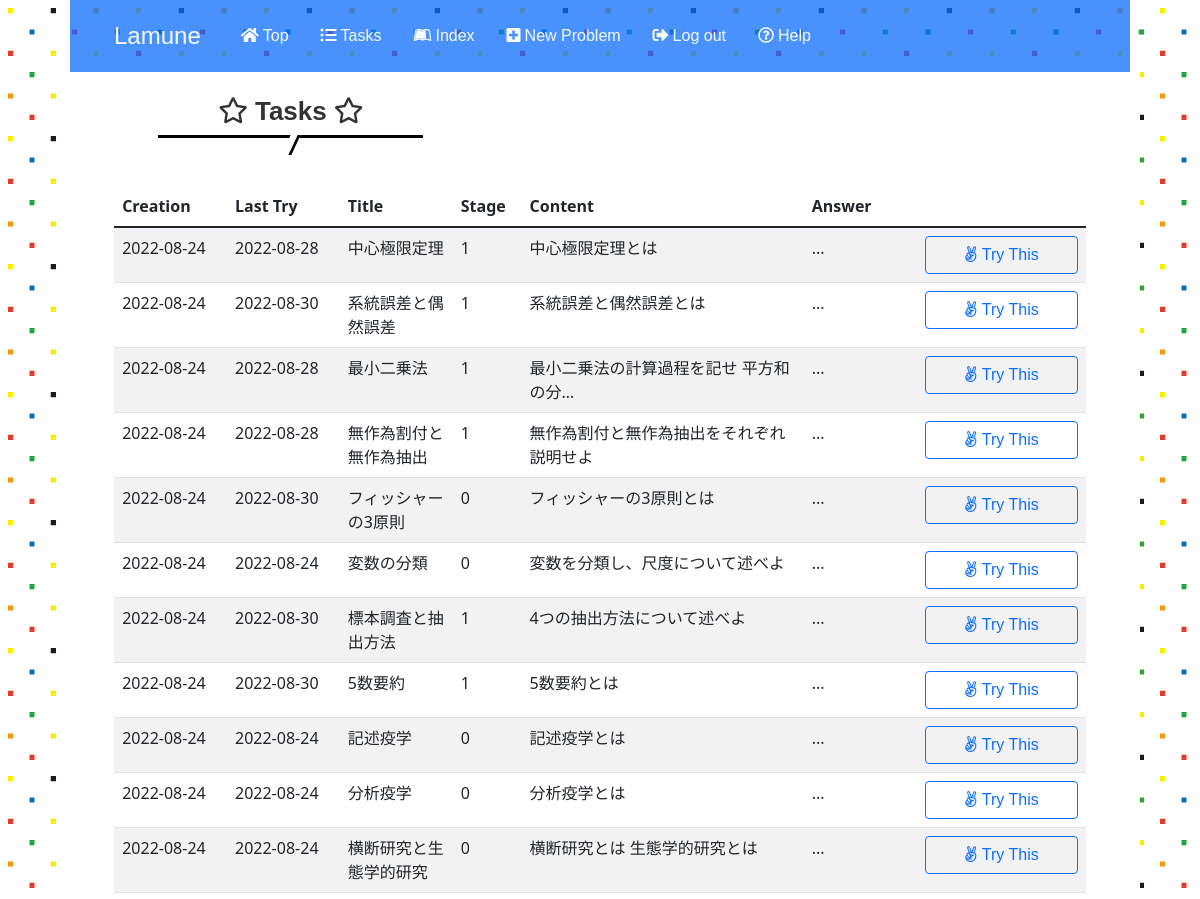
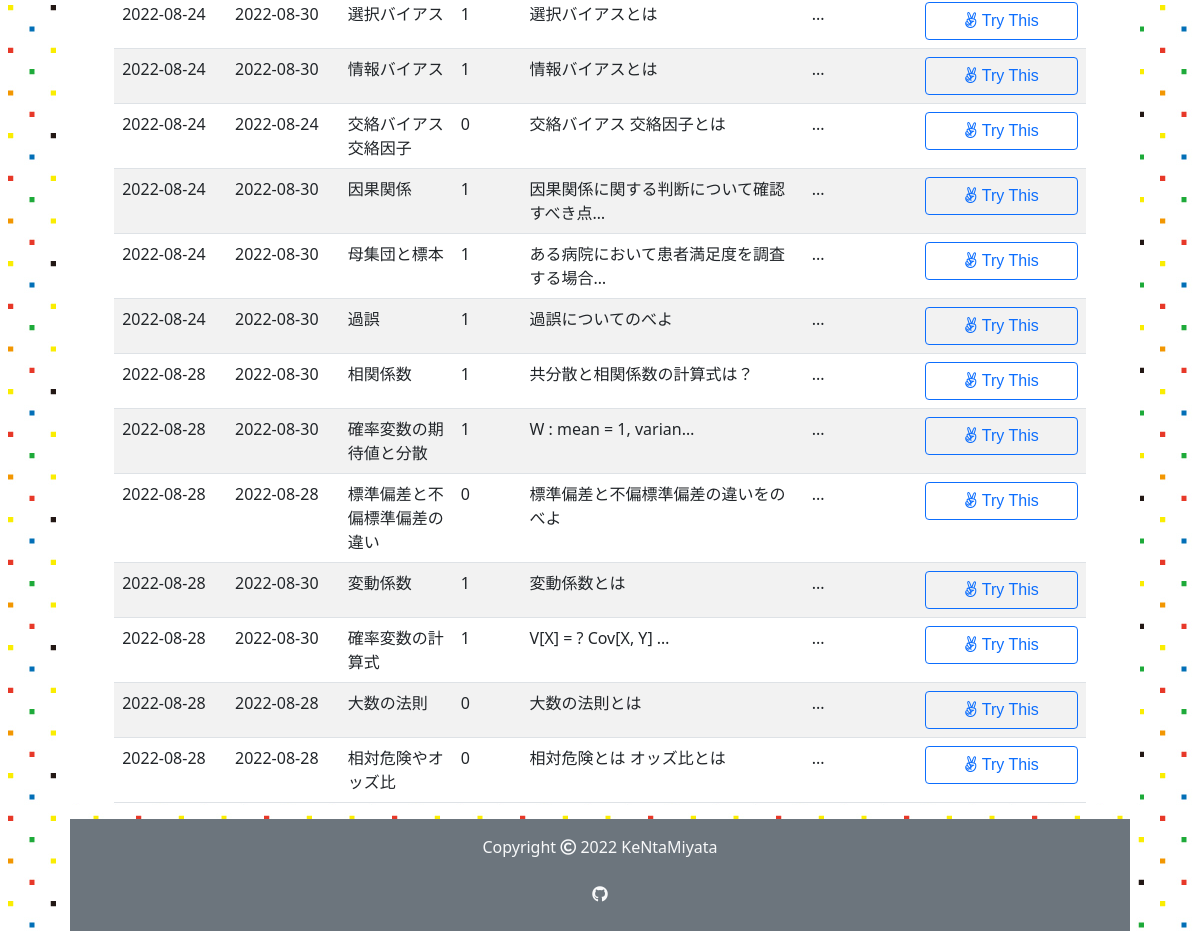
Screenshot of /3/tasks (signed in) with the database file from the repository (2 pictures, top to bottom).
### app.py (models this page shows)
class Problem(db.Model):
    id = db.Column(db.Integer, primary_key=True)
    user_id = db.Column(db.Integer, db.ForeignKey('user.id'), nullable=False)
    title = db.Column(db.String(50), nullable=False)
    body = db.Column(db.String(500), nullable=False)
    answer = db.Column(db.String(500), nullable=False)
    stage = db.Column(db.Integer, default=0)
    last_time = db.Column(db.DateTime, nullable=False,
                          default=datetime.datetime.now(pytz.timezone('Asia/Tokyo')))
    created_at = db.Column(db.DateTime, nullable=False,
                           default=datetime.datetime.now(pytz.timezone('Asia/Tokyo')))
    solved_history = db.Column(db.String)

### app.py (the view)
@app.route("/<int:user_id>/tasks", methods=["GET"])
@login_required
def tasks(user_id):
    if user_id != current_user.id:
        return apology("You can't look this page! Get out!", 401)
    tasks = []
    my_problems = Problem.query.filter_by(user_id=user_id).all()
    for problem in my_problems:
        passed_time = datetime.datetime.now(pytz.timezone(
            'Asia/Tokyo')).replace(tzinfo=None) - problem.last_time
        if passed_time >= stage_list[problem.stage]:
            tasks.append(problem)
        else:
            continue
    return render_template("tasks.html", problems=tasks, user=current_user)

### app.py (called while the page is built)
@app.before_request
def before_request():
    session.permanent = True
    app.permanent_session_lifetime = datetime.timedelta(minutes=30)
    session.modified = True

@login_manager.user_loader
def load_user(user_id):
    return User.query.get(int(user_id))

### helpers.py (called while the page is built)
def show_datetime(t):
    return t.strftime('%Y-%m-%d')

### templates/tasks.html (shortened to what this page needs)
{% extends "layout.html" %}
{% block main %}
    <div class="col-lg-3 col-md-4 col-12 offset-md-1 pt-4">
        <h2><i class="far fa-star"></i> Tasks <i class="far fa-star"></i></h2>
    </div>
    <div class="col-11 mx-auto mt-5">
        <table class="table table-striped text-start index d-none d-md-block">
            <thead>
                <tr>
                    <th style="width: 10%">Creation</th>
                    <th style="width: 10%">Last Try</th>
                    <th style="width: 10%">Title</th>
                    <th style="width: 5%">Stage</th>
                    <th style="width: 25%">Content</th>
                    <th style="width: 10%">Answer</th>
                    <th style="width: 15%"></th>
                </tr>
            </thead>
            <tbody>
                {% for problem in problems %}
                <tr data-href="/{{ user.id }}/{{ problem.id }}">
                    <td>{{ problem.created_at | show_datetime }}</td>
                    <td>{{ problem.last_time | show_datetime }}</td>
                    <td>{{ problem.title }}</td>
                    <td>{{ problem.stage }}</td>
                    <td>
                    </td>
                    <td>...</td>
                    <td><a class="btn btn-outline-primary w-100" href="/{{ user.id }}/{{ problem.id }}/trytry"><i class="fab fa-angellist"></i> Try This</a></td>
                </tr>
                {% endfor %}
            </tbody>
        </table>
    </div>
{% endblock %}

### templates/layout.html (shortened to what this page needs)
<!DOCTYPE html>
<html lang="en">
    <head>
        <link href="https://cdn.jsdelivr.net/npm/bootstrap@5.1.3/dist/css/bootstrap.min.css" rel="stylesheet">
        <link rel="stylesheet" href="https://use.fontawesome.com/releases/v5.15.4/css/all.css">
        <link href="/static/stylesheet/styles.css" rel="stylesheet">
    </head>
    <body>
        <header>
        <div class="container-fluid">
            <div class="row">
                    <nav class="nav-bar navbar-expand-md navbar-light bg-primary bg-opacity-75">
                        <div class="collapse navbar-collapse" id="navbarSupportedContent">
                            <ul class="navbar-nav px-4 pt-3 pb-3">
                                <li class="nav-item mx-2"><a class ="navbar-brand text-light" href="/">Lamune</a></li>
                                <li class="nav-item mx-2"><a class ="nav-link text-light" href="/"><i class="fas fa-home me-1"></i>Top</a></li>
                                {% if user.is_authenticated %}
                                <li class="nav-item mx-2"><a class ="nav-link text-light" href="/{{ user.id }}/tasks"><i class="fas fa-list-ul me-1"></i>Tasks</a></li>
                                <li class="nav-item mx-2"><a class ="nav-link text-light" href="/{{ user.id }}/index"><i class="fab fa-leanpub me-1"></i>Index</a></li>
                                <li class="nav-item mx-2"><a class ="nav-link text-light" href="/{{ user.id }}/new"><i class="fas fa-plus-square me-1"></i>New Problem</a></li>
                                <li class="nav-item mx-2"><a class ="nav-link text-light" href="/logout"><i class="fas fa-sign-out-alt me-1"></i>Log out</a></li>
                                {% endif %}
                                <li class="nav-item mx-2"><a class ="nav-link text-light" href="/howto"><i class="far fa-question-circle me-1"></i>Help</a></li>
                            </ul>
                        </div>
                    </nav>
                </div>
            </div>
        </header>
        <main>
            <div class="other-content text-center">
                <div class="container-fluid">
                {% block main %}{% endblock %}
                </div>
            </div>
        </main>
        <footer>
            <div class="container-fluid">
                <div class="row">
                    <div class="col-12 bg-secondary text-center pt-3">
                        <p class="text-light" >Copyright <i class="far fa-copyright"></i> 2022 KeNtaMiyata</p>
                        <p><a class ="nav-link text-light" href="https://github.com/KeNtaMiyata/Lamune"><i class="fab fa-github"></i></a></p>
                    </div>
                </div>
            </div>
        </footer>
    </body>
</html>

### static/stylesheet/styles.css (style rules this page uses)
* { padding: 0; margin: 0; box-sizing: border-box; }
a { text-decoration: none; }
.container-fluid { padding: 0 10px; }
.row { margin-left: 0; margin-right: 0; }
body { width: 90%; height: 100%; margin: 0 auto; background-image: url(../images/lamune_side_back.jpg); }
main { min-height: 80vh; background-color: #ffffff; margin: 0; }
h1, h2, h3, .navbar-brand, .nav-link, .btn { font-family: Chalkduster, "Bradley Hand", "Segoe Print", sans-serif; }
.navbar-brand { vertical-align: -10px; font-size: 1.5rem }
h2 { position: relative; padding-bottom: 0.5rem; border-bottom: 3px solid black; background-color: white; color: #333; font-weight: bold; font-size: 26px; }
h2:before { position: absolute; top: 100%; left: 50%; transform: translateX(-50%) skew(-25deg); height: 20px; width: 10px; border-right: 3px solid black; background-color: white; content: ""; }

### rows the page displays
Problem: created_at|show_datetime "2022-08-24", last_time|show_datetime "2022-08-28", title "中心極限定理", stage "1"
Problem: created_at|show_datetime "2022-08-24", last_time|show_datetime "2022-08-30", title "系統誤差と偶然誤差", stage "1"
Problem: created_at|show_datetime "2022-08-24", last_time|show_datetime "2022-08-28", title "最小二乗法", stage "1"
Problem: created_at|show_datetime "2022-08-24", last_time|show_datetime "2022-08-28", title "無作為割付と無作為抽出", stage "1"
Problem: created_at|show_datetime "2022-08-24", last_time|show_datetime "2022-08-30", title "フィッシャーの3原則", stage "0"
Problem: created_at|show_datetime "2022-08-24", last_time|show_datetime "2022-08-24", title "変数の分類", stage "0"
Problem: created_at|show_datetime "2022-08-24", last_time|show_datetime "2022-08-30", title "標本調査と抽出方法", stage "1"
Problem: created_at|show_datetime "2022-08-24", last_time|show_datetime "2022-08-30", title "5数要約", stage "1"
Problem: created_at|show_datetime "2022-08-24", last_time|show_datetime "2022-08-24", title "記述疫学", stage "0"
Problem: created_at|show_datetime "2022-08-24", last_time|show_datetime "2022-08-24", title "分析疫学", stage "0"
Problem: created_at|show_datetime "2022-08-24", last_time|show_datetime "2022-08-24", title "横断研究と生態学的研究", stage "0"
Problem: created_at|show_datetime "2022-08-24", last_time|show_datetime "2022-08-30", title "選択バイアス", stage "1"
Problem: created_at|show_datetime "2022-08-24", last_time|show_datetime "2022-08-30", title "情報バイアス", stage "1"
Problem: created_at|show_datetime "2022-08-24", last_time|show_datetime "2022-08-24", title "交絡バイアス 交絡因子", stage "0"
Problem: created_at|show_datetime "2022-08-24", last_time|show_datetime "2022-08-30", title "因果関係", stage "1"
Problem: created_at|show_datetime "2022-08-24", last_time|show_datetime "2022-08-30", title "母集団と標本", stage "1"
Problem: created_at|show_datetime "2022-08-24", last_time|show_datetime "2022-08-30", title "過誤", stage "1"
Problem: created_at|show_datetime "2022-08-28", last_time|show_datetime "2022-08-30", title "相関係数", stage "1"
Problem: created_at|show_datetime "2022-08-28", last_time|show_datetime "2022-08-30", title "確率変数の期待値と分散", stage "1"
Problem: created_at|show_datetime "2022-08-28", last_time|show_datetime "2022-08-28", title "標準偏差と不偏標準偏差の違い", stage "0"
Problem: created_at|show_datetime "2022-08-28", last_time|show_datetime "2022-08-30", title "変動係数", stage "1"
Problem: created_at|show_datetime "2022-08-28", last_time|show_datetime "2022-08-30", title "確率変数の計算式", stage "1"
Problem: created_at|show_datetime "2022-08-28", last_time|show_datetime "2022-08-28", title "大数の法則", stage "0"
Problem: created_at|show_datetime "2022-08-28", last_time|show_datetime "2022-08-28", title "相対危険やオッズ比", stage "0"
